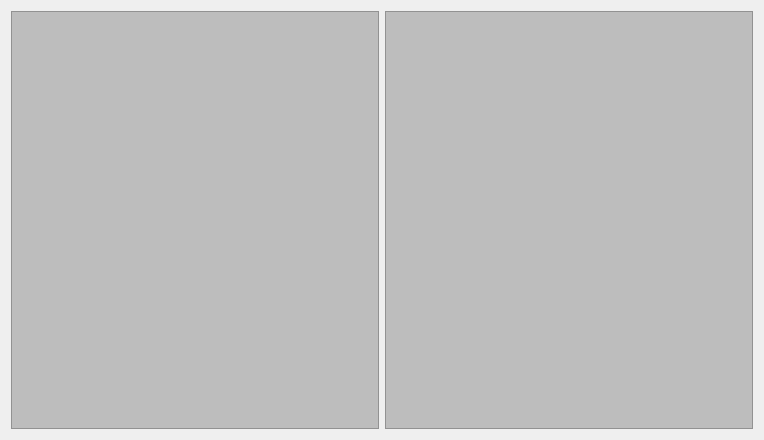
<?xml version="1.0" encoding="UTF-8"?>
<ui version="4.0">
 <class>Form</class>
 <widget class="QWidget" name="Form">
  <property name="geometry">
   <rect>
    <x>0</x>
    <y>0</y>
    <width>764</width>
    <height>440</height>
   </rect>
  </property>
  <property name="minimumSize">
   <size>
    <width>764</width>
    <height>420</height>
   </size>
  </property>
  <property name="windowTitle">
   <string>Graphs</string>
  </property>
  <layout class="QHBoxLayout" name="horizontalLayout">
   <item>
    <widget class="QFrame" name="frame_1">
     <property name="sizePolicy">
      <sizepolicy hsizetype="Minimum" vsizetype="Minimum">
       <horstretch>0</horstretch>
       <verstretch>0</verstretch>
      </sizepolicy>
     </property>
     <property name="minimumSize">
      <size>
       <width>336</width>
       <height>402</height>
      </size>
     </property>
     <property name="styleSheet">
      <string notr="true">background-color: rgb(223, 201, 190);
background-color: rgb(189, 189, 189);</string>
     </property>
     <property name="frameShape">
      <enum>QFrame::StyledPanel</enum>
     </property>
     <property name="frameShadow">
      <enum>QFrame::Raised</enum>
     </property>
    </widget>
   </item>
   <item>
    <widget class="QFrame" name="frame_2">
     <property name="sizePolicy">
      <sizepolicy hsizetype="Minimum" vsizetype="Minimum">
       <horstretch>0</horstretch>
       <verstretch>0</verstretch>
      </sizepolicy>
     </property>
     <property name="minimumSize">
      <size>
       <width>336</width>
       <height>402</height>
      </size>
     </property>
     <property name="styleSheet">
      <string notr="true">background-color: rgb(255, 231, 221);
background-color: rgb(189, 189, 189);</string>
     </property>
     <property name="frameShape">
      <enum>QFrame::StyledPanel</enum>
     </property>
     <property name="frameShadow">
      <enum>QFrame::Raised</enum>
     </property>
    </widget>
   </item>
  </layout>
 </widget>
 <resources/>
 <connections/>
</ui>
